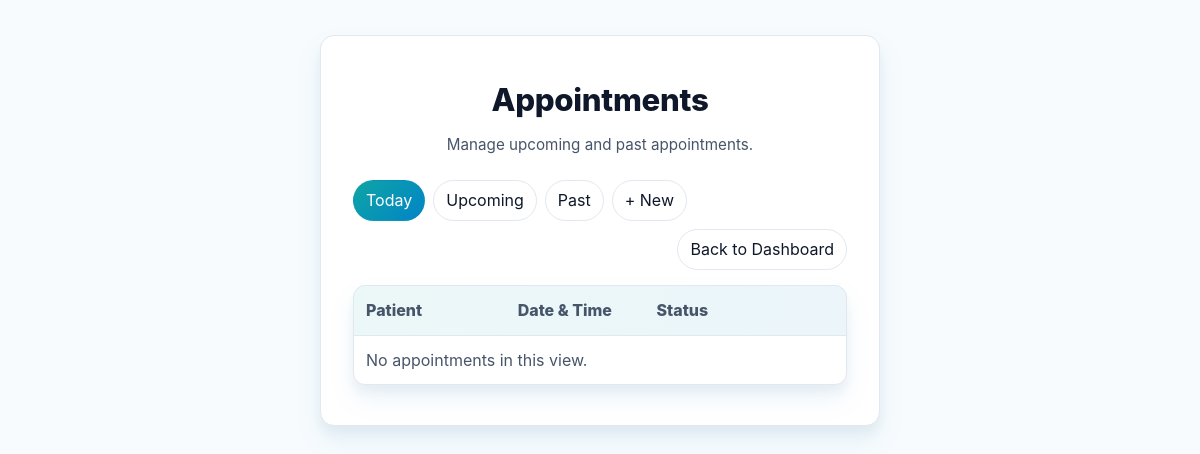
/accounts/doctor/appointments/ (signed in), run on an earlier commit of the app's database.
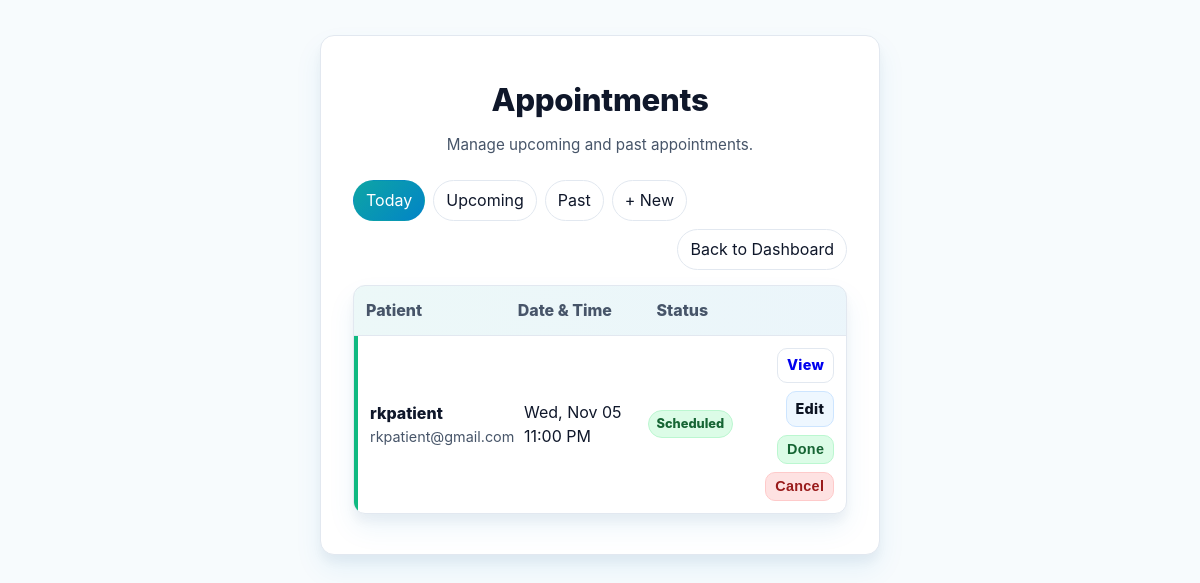
And on a later commit of the database.
### accounts/models.py (models this page shows, shortened)
class User(AbstractUser):
    class Role(models.TextChoices):
        DOCTOR = "doctor", "Doctor"
        PATIENT = "patient", "Patient"
        PHARMACY = "pharmacy", "Pharmacy"
    email = models.EmailField(unique=True)           # Unique email for login
    name = models.CharField(max_length=120)          # Full name
    role = models.CharField(max_length=20, choices=Role.choices)
    phone_number = models.CharField(max_length=30, blank=True)
    reset_password_token = models.CharField(max_length=100, blank=True, null=True)
    reset_password_expires = models.DateTimeField(null=True, blank=True)
    USERNAME_FIELD = 'email'
    REQUIRED_FIELDS = ['username']

class Appointment(models.Model):
    class Status(models.TextChoices):
        SCHEDULED = "scheduled", "Scheduled"
        COMPLETED = "completed", "Completed"
        CANCELLED = "cancelled", "Cancelled"
    doctor = models.ForeignKey(Doctor, on_delete=models.CASCADE, related_name="appointments")
    patient = models.ForeignKey(Patient, on_delete=models.CASCADE, related_name="appointments")
    date_time = models.DateTimeField()
    status = models.CharField(max_length=20, choices=Status.choices, default=Status.SCHEDULED)
    doctor_notes = models.TextField(blank=True)
    notes = models.TextField(blank=True, null=True)
    class Meta:
        unique_together = ("doctor", "patient", "date_time")

### accounts/views.py (the view)
# urls.py: path('doctor/appointments/', views.doctor_appointments, name='doctor_appointments'),
@login_required
def doctor_appointments(request):
    bad = _require_doctor(request)
    if bad:
        return bad
    doctor = _get_doctor_profile(request.user)
    now = timezone.now()
    today = timezone.localdate()
    tab = request.GET.get('tab', 'today')
    if tab == 'past':
        qs = Appointment.objects.filter(
            doctor=doctor,
            date_time__lt=now,
        ).exclude(status=Appointment.Status.CANCELLED)
    elif tab == 'upcoming':
        qs = Appointment.objects.filter(
            doctor=doctor,
            date_time__gte=now,
            status=Appointment.Status.SCHEDULED,
        )
    else:  # today
        qs = Appointment.objects.filter(
            doctor=doctor,
            date_time__date=today,
        ).exclude(status=Appointment.Status.CANCELLED)
    qs = qs.select_related('patient__patient_id').order_by('date_time')
    appts = []
    tz = timezone.get_current_timezone()
    for a in qs:
        appts.append({
            'id': a.id,
            'patient_name': a.patient.patient_id.name,
            'patient_email': a.patient.patient_id.email,
            'datetime': timezone.localtime(a.date_time, tz).strftime('%a, %b %d %I:%M %p'),
            'status': a.status,
        })
    return render(request, 'accounts/doctor_appointments.html', {
        'appointments': appts,
        'tab': 'today' if tab == 'today' else ('past' if tab == 'past' else 'upcoming'),
    })

### accounts/views.py (called while the page is built)
def _require_doctor(request):
    if request.user.role != User.Role.DOCTOR:
        return render(request, 'accounts/error.html', {
            'message': 'This page is for doctors only.'
        })
    return None

def _get_doctor_profile(user):
    try:
        return user.doctor
    except Doctor.DoesNotExist:
        return Doctor.objects.create(doctor_id=user, specialty='', license_number=None)

### accounts/templates/accounts/doctor_appointments.html (shortened to what this page needs)
{% load static %}
<!DOCTYPE html>
<html lang="en">
<head>
  <link rel="stylesheet" href="{% static 'css/styles.css' %}">
</head>
<body>
  <div class="auth-container">
    <div class="auth-card" style="max-width:980px; margin:0 auto;">
      <h1 class="auth-title">Appointments</h1>
      <p class="auth-subtitle">Manage upcoming and past appointments.</p>
      <div class="tabs" style="flex-wrap:wrap; align-items:center;">
        <a class="tab {% if tab == 'today' %}active{% endif %}" href="?tab=today">Today</a>
        <a class="tab {% if tab == 'upcoming' %}active{% endif %}" href="?tab=upcoming">Upcoming</a>
        <a class="tab {% if tab == 'past' %}active{% endif %}" href="?tab=past">Past</a>
        <a class="tab" href="{% url 'doctor_new_appointment' %}">+ New</a>
        <a class="tab" href="{% url 'doctor_home' %}" style="margin-left:auto;">Back to Dashboard</a>
      </div>
      <div class="list">
        <div class="row head"><div>Patient</div><div>Date & Time</div><div>Status</div><div></div></div>
        {% for a in appointments %}
          <div class="row status-{{ a.status }}">
            <div>
              <div style="font-weight:800">{{ a.patient_name }}</div>
              <div style="color:var(--ink-dim); font-size:.9rem;">{{ a.patient_email }}</div>
            </div>
            <div>{{ a.datetime }}</div>
            <div><span class="pill status-{{ a.status }}">{{ a.status|title }}</span></div>
            <div class="actions">
              <a class="btn" href="{% url 'doctor_appointment_detail' a.id %}">View</a>
              <a class="btn edit" href="{% url 'doctor_appointment_edit' a.id %}">Edit</a>
              {% if a.status != 'completed' %}
                <form method="post" action="{% url 'doctor_appointment_complete' a.id %}">
                  <button type="submit" class="btn done">Done</button>
                </form>
              {% endif %}
              <form method="post" action="{% url 'doctor_appointment_cancel' a.id %}">
                <button type="submit" class="btn cancel">{% if a.status == 'completed' %}Delete{% else %}Cancel{% endif %}</button>
              </form>
            </div>
          </div>
        {% empty %}
            <div class="row"><div style="grid-column:1/-1; color:var(--ink-dim);">No appointments in this view.</div></div>
        {% endfor %}
      </div>
    </div>
  </div>
</body>
</html>

What changed in the data, as far as the page shows it:
now on this page (row edited): User: patient_name "rkpatient", patient_email "rkpatient@gmail.com"
added Appointment: status "Scheduled"
Also different on the page:
new list line: "Wed, Nov 05 11:00 PM View Edit Done Cancel"
text no longer shown: "No appointments in this view."
